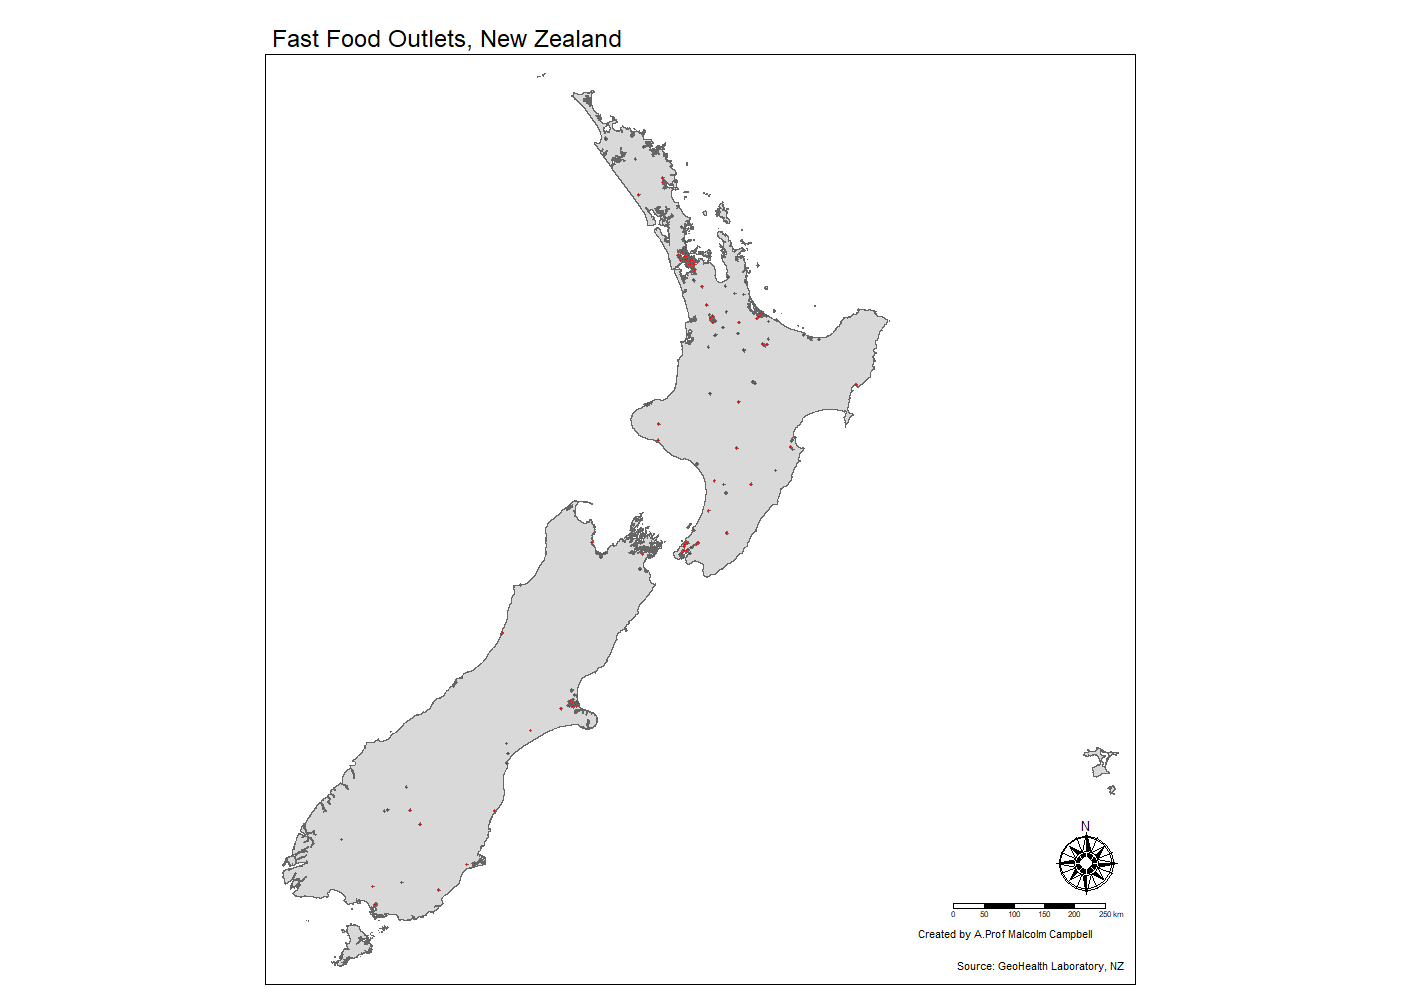

This chart was generated by the following R code:
# Mapping GeoHealth Fast Food Outlets
################################################################################
# Copyright A.Prof. Malcolm Campbell 2024, all rights reserved.
library(sf)
library(tmap)
library(tmaptools)
library(dplyr)

# Source: GeoHealth Lab, NZ
url <-"https://www.canterbury.ac.nz/content/dam/uoc-main-site/documents/zip-files/geohealth-laboratory/Fast-food.zip"
temp <- tempfile()
temp2 <- tempfile()
download.file(url, temp)
unzip(zipfile = temp, exdir = temp2)

NZ_COAST <- read_sf("https://github.com/malcolmcampbell/CensusMapADay/raw/main/Data/NZ_COAST.gpkg")

# read in shapefile/data using {sf}
FFO <- read_sf(temp2)
unlink(c(temp, temp2))
rm (temp, temp2, url)

# test plot
tmap_mode("view")
tm_shape ( FFO ) + tm_dots()

tmap_mode("plot")
FFOmap <-  
  tm_shape(NZ_COAST) +tm_polygons() +
  tm_shape ( FFO ) + tm_dots(col="red", shape=23) +
  tm_legend(text.size=1,title.size=1.2,position=c("left","top")) + 
  tm_layout(main.title="Fast Food Outlets, New Zealand") +
  tm_compass(position=c("right","bottom"), type="rose", size=4) +
  tm_scale_bar(width=0.15, position=c("right","bottom")) +
  tm_credits(text = "Created by A.Prof Malcolm Campbell \n
             Source: GeoHealth Laboratory, NZ") 
FFOmap

tmap_mode("view")
FFOmap
# END
